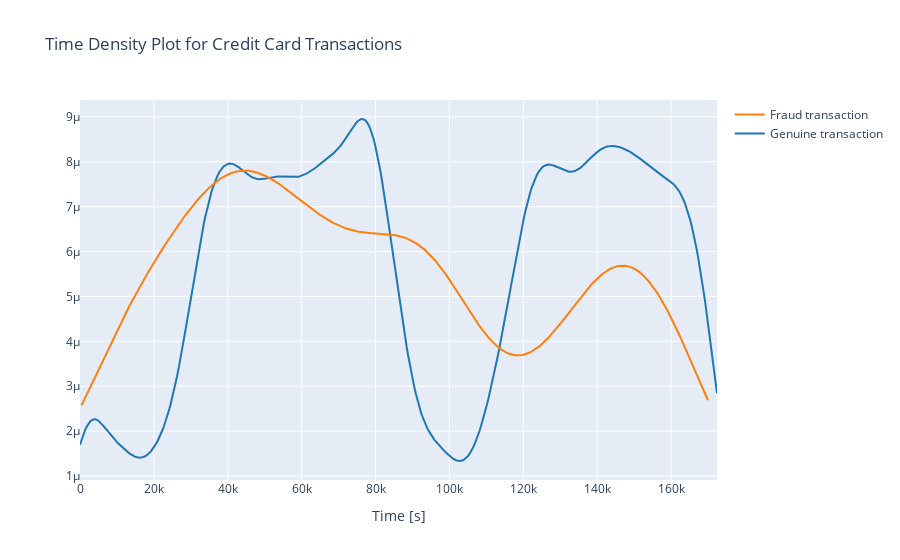

The notebook cell saved with this chart:
### Markdown cell above
# Eksplorasi Data

### Code cell
# Merencanakan kepadatan waktu untuk set data transaksi Kartu Kredit
import plotly.figure_factory as ff
from plotly.offline import download_plotlyjs, init_notebook_mode, plot, iplot
Genuine_transaction = credit_dataset.loc[credit_dataset['Class'] == 0]["Time"]
fraud_transaction = credit_dataset.loc[credit_dataset['Class'] == 1]["Time"]
hist_data = [Genuine_transaction, fraud_transaction]
group_labels = ['Genuine transaction', 'Fraud transaction']

fig = ff.create_distplot(hist_data, group_labels, show_hist=False, show_rug=False)
fig['layout'].update(title='Time Density Plot for Credit Card Transactions', xaxis=dict(title='Time [s]'))
iplot(fig, filename='dist_only')

### Figure 1 — Plotly figure (JSON) as saved in the notebook; plotly's stock layout.template omitted (floating-point values rounded to 4 significant figures; data arrays with more than 128 entries replaced by an {"elided": "..."} marker saying what was removed)
{"data": [{"legendgroup": "Genuine transaction", "marker": {"color": "rgb(31, 119, 180)"}, "mode": "lines", "name": "Genuine transaction", "showlegend": true, "type": "scatter", "x": {"elided": "500 float values"}, "xaxis": "x", "y": {"elided": "500 float values"}, "yaxis": "y"}, {"legendgroup": "Fraud transaction", "marker": {"color": "rgb(255, 127, 14)"}, "mode": "lines", "name": "Fraud transaction", "showlegend": true, "type": "scatter", "x": {"elided": "500 float values"}, "xaxis": "x", "y": {"elided": "500 float values"}, "yaxis": "y"}], "layout": {"autosize": true, "barmode": "overlay", "hovermode": "closest", "legend": {"traceorder": "reversed"}, "title": {"text": "Time Density Plot for Credit Card Transactions"}, "xaxis": {"anchor": "y2", "autorange": true, "domain": [0, 1], "range": [0, 172400.0], "title": {"text": "Time [s]"}, "type": "linear", "zeroline": false}, "yaxis": {"anchor": "free", "autorange": true, "domain": [0, 1], "position": 0, "range": [9.122e-07, 9.374e-06], "type": "linear"}}}
